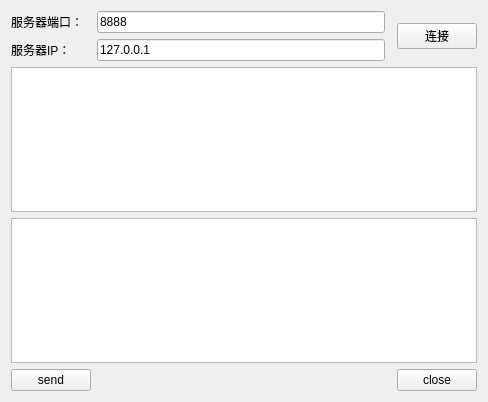
<?xml version="1.0" encoding="UTF-8"?>
<ui version="4.0">
 <class>ClientWidget</class>
 <widget class="QWidget" name="ClientWidget">
  <property name="geometry">
   <rect>
    <x>0</x>
    <y>0</y>
    <width>488</width>
    <height>402</height>
   </rect>
  </property>
  <property name="windowTitle">
   <string>Form</string>
  </property>
  <layout class="QGridLayout" name="gridLayout">
   <item row="0" column="0">
    <widget class="QLabel" name="label">
     <property name="text">
      <string>服务器端口：</string>
     </property>
    </widget>
   </item>
   <item row="0" column="1">
    <widget class="QLineEdit" name="lineEditPort">
     <property name="text">
      <string>8888</string>
     </property>
    </widget>
   </item>
   <item row="1" column="0">
    <widget class="QLabel" name="label_2">
     <property name="text">
      <string>服务器IP：</string>
     </property>
    </widget>
   </item>
   <item row="1" column="1">
    <widget class="QLineEdit" name="lineEditIP">
     <property name="text">
      <string>127.0.0.1</string>
     </property>
    </widget>
   </item>
   <item row="2" column="0" colspan="4">
    <widget class="QTextEdit" name="textEditread">
     <property name="readOnly">
      <bool>true</bool>
     </property>
    </widget>
   </item>
   <item row="3" column="0" colspan="4">
    <widget class="QTextEdit" name="textEditwrite"/>
   </item>
   <item row="4" column="0">
    <widget class="QPushButton" name="pushButtonsend">
     <property name="text">
      <string>send</string>
     </property>
    </widget>
   </item>
   <item row="4" column="1">
    <spacer name="horizontalSpacer">
     <property name="orientation">
      <enum>Qt::Horizontal</enum>
     </property>
     <property name="sizeHint" stdset="0">
      <size>
       <width>299</width>
       <height>20</height>
      </size>
     </property>
    </spacer>
   </item>
   <item row="4" column="3">
    <widget class="QPushButton" name="pushButtonclose">
     <property name="text">
      <string>close</string>
     </property>
    </widget>
   </item>
   <item row="0" column="3" rowspan="2">
    <widget class="QPushButton" name="pushButtonconnect">
     <property name="text">
      <string>连接</string>
     </property>
    </widget>
   </item>
  </layout>
 </widget>
 <resources/>
 <connections/>
</ui>
